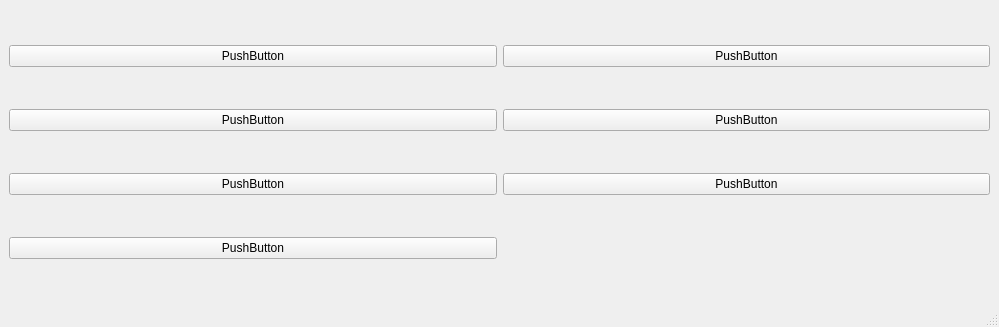
<?xml version="1.0" encoding="UTF-8"?>
<ui version="4.0">
 <class>MainWindow</class>
 <widget class="QMainWindow" name="MainWindow">
  <property name="geometry">
   <rect>
    <x>0</x>
    <y>0</y>
    <width>999</width>
    <height>327</height>
   </rect>
  </property>
  <property name="windowTitle">
   <string>MainWindow</string>
  </property>
  <widget class="QWidget" name="centralwidget">
   <layout class="QGridLayout" name="gridLayout">
    <property name="bottomMargin">
     <number>6</number>
    </property>
    <item row="3" column="0">
     <widget class="QPushButton" name="pushButton_7">
      <property name="text">
       <string>PushButton</string>
      </property>
     </widget>
    </item>
    <item row="0" column="0">
     <widget class="QPushButton" name="pushButton">
      <property name="styleSheet">
       <string notr="true"/>
      </property>
      <property name="text">
       <string>PushButton</string>
      </property>
     </widget>
    </item>
    <item row="1" column="1">
     <widget class="QPushButton" name="pushButton_4">
      <property name="text">
       <string>PushButton</string>
      </property>
     </widget>
    </item>
    <item row="2" column="0">
     <widget class="QPushButton" name="pushButton_5">
      <property name="text">
       <string>PushButton</string>
      </property>
     </widget>
    </item>
    <item row="1" column="0">
     <widget class="QPushButton" name="pushButton_3">
      <property name="text">
       <string>PushButton</string>
      </property>
     </widget>
    </item>
    <item row="2" column="1">
     <widget class="QPushButton" name="pushButton_6">
      <property name="text">
       <string>PushButton</string>
      </property>
     </widget>
    </item>
    <item row="0" column="1">
     <widget class="QPushButton" name="pushButton_2">
      <property name="text">
       <string>PushButton</string>
      </property>
     </widget>
    </item>
   </layout>
  </widget>
  <widget class="QMenuBar" name="menubar">
   <property name="geometry">
    <rect>
     <x>0</x>
     <y>0</y>
     <width>999</width>
     <height>22</height>
    </rect>
   </property>
  </widget>
  <widget class="QStatusBar" name="statusbar"/>
 </widget>
 <resources>
  <include location="Scenario_img.qrc"/>
 </resources>
 <connections/>
</ui>
